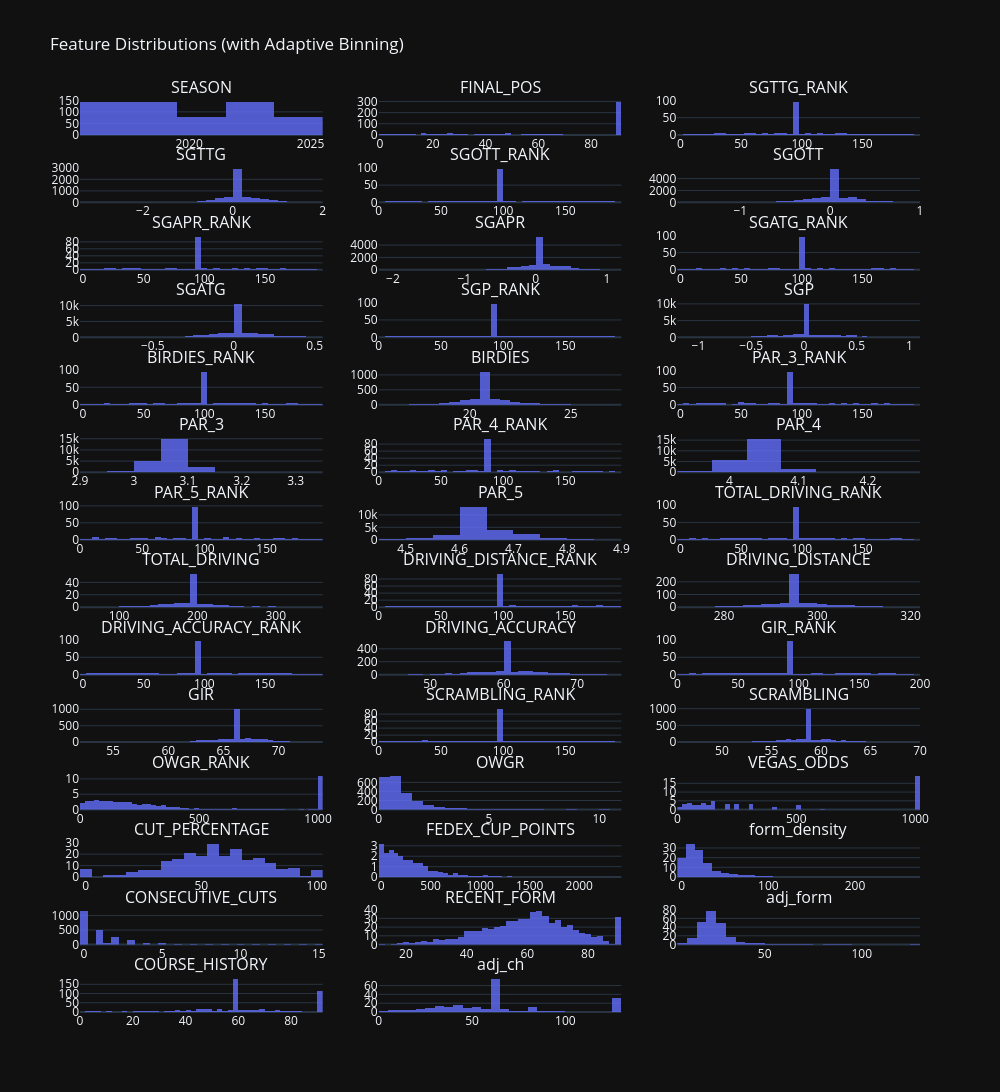

Notebook source saved alongside this figure:
### Markdown cell above
### Check Features for Outliers and General Health (Histograms)
Now that all the data is cleaned, let's look at the distribution graphs.

### Code cell
import plotly.express as px
import plotly.subplots as sp
import plotly.graph_objects as go
import pandas as pd
import numpy as np

# Select numeric columns with >1 unique value, excluding label
df_numeric = training_df.select_dtypes(include=np.number)
df_numeric = df_numeric.loc[:, df_numeric.nunique() > 1]
df_numeric = df_numeric.drop(columns=["TOP_20"], errors="ignore")

# Create subplots
n_cols = 3
n_rows = int(np.ceil(len(df_numeric.columns) / n_cols))
fig = sp.make_subplots(rows=n_rows, cols=n_cols, subplot_titles=df_numeric.columns)

# Add one histogram per feature with smart binning
for i, column in enumerate(df_numeric.columns):
    row = i // n_cols + 1
    col = i % n_cols + 1

    # Compute dynamic bin count
    col_range = df_numeric[column].max() - df_numeric[column].min()
    n_unique = df_numeric[column].nunique()
    nbins = min(50, max(5, int(n_unique / 2))) if col_range < 10 else 50  # tighter for short-range

    fig.add_trace(
        go.Histogram(
            x=df_numeric[column],
            nbinsx=nbins,
            histnorm="density",
            marker=dict(color="#636EFA"),
            opacity=0.8
        ),
        row=row,
        col=col
    )

# Style the figure
fig.update_layout(
    height=300 * n_rows,
    width=1000,
    title_text="Feature Distributions (with Adaptive Binning)",
    template="plotly_dark",
    showlegend=False
)

fig.show()

### Figure 1 — Plotly figure (JSON) as saved in the notebook; plotly's stock layout.template omitted (floating-point values rounded to 4 significant figures; data arrays with more than 128 entries replaced by an {"elided": "..."} marker saying what was removed)
{"data": [{"histnorm": "density", "marker": {"color": "#636EFA"}, "nbinsx": 5, "opacity": 0.8, "type": "histogram", "x": {"elided": "1172 int values"}, "xaxis": "x", "yaxis": "y"}, {"histnorm": "density", "marker": {"color": "#636EFA"}, "nbinsx": 50, "opacity": 0.8, "type": "histogram", "x": {"elided": "1172 int values"}, "xaxis": "x2", "yaxis": "y2"}, {"histnorm": "density", "marker": {"color": "#636EFA"}, "nbinsx": 50, "opacity": 0.8, "type": "histogram", "x": {"elided": "1172 float values"}, "xaxis": "x3", "yaxis": "y3"}, {"histnorm": "density", "marker": {"color": "#636EFA"}, "nbinsx": 50, "opacity": 0.8, "type": "histogram", "x": {"elided": "1172 float values"}, "xaxis": "x4", "yaxis": "y4"}, {"histnorm": "density", "marker": {"color": "#636EFA"}, "nbinsx": 50, "opacity": 0.8, "type": "histogram", "x": {"elided": "1172 float values"}, "xaxis": "x5", "yaxis": "y5"}, {"histnorm": "density", "marker": {"color": "#636EFA"}, "nbinsx": 50, "opacity": 0.8, "type": "histogram", "x": {"elided": "1172 float values"}, "xaxis": "x6", "yaxis": "y6"}, {"histnorm": "density", "marker": {"color": "#636EFA"}, "nbinsx": 50, "opacity": 0.8, "type": "histogram", "x": {"elided": "1172 float values"}, "xaxis": "x7", "yaxis": "y7"}, {"histnorm": "density", "marker": {"color": "#636EFA"}, "nbinsx": 50, "opacity": 0.8, "type": "histogram", "x": {"elided": "1172 float values"}, "xaxis": "x8", "yaxis": "y8"}, {"histnorm": "density", "marker": {"color": "#636EFA"}, "nbinsx": 50, "opacity": 0.8, "type": "histogram", "x": {"elided": "1172 float values"}, "xaxis": "x9", "yaxis": "y9"}, {"histnorm": "density", "marker": {"color": "#636EFA"}, "nbinsx": 50, "opacity": 0.8, "type": "histogram", "x": {"elided": "1172 float values"}, "xaxis": "x10", "yaxis": "y10"}, {"histnorm": "density", "marker": {"color": "#636EFA"}, "nbinsx": 50, "opacity": 0.8, "type": "histogram", "x": {"elided": "1172 float values"}, "xaxis": "x11", "yaxis": "y11"}, {"histnorm": "density", "marker": {"color": "#636EFA"}, "nbinsx": 50, "opacity": 0.8, "type": "histogram", "x": {"elided": "1172 float values"}, "xaxis": "x12", "yaxis": "y12"}, {"histnorm": "density", "marker": {"color": "#636EFA"}, "nbinsx": 50, "opacity": 0.8, "type": "histogram", "x": {"elided": "1172 float values"}, "xaxis": "x13", "yaxis": "y13"}, {"histnorm": "density", "marker": {"color": "#636EFA"}, "nbinsx": 50, "opacity": 0.8, "type": "histogram", "x": {"elided": "1172 float values"}, "xaxis": "x14", "yaxis": "y14"}, {"histnorm": "density", "marker": {"color": "#636EFA"}, "nbinsx": 50, "opacity": 0.8, "type": "histogram", "x": {"elided": "1172 float values"}, "xaxis": "x15", "yaxis": "y15"}, {"histnorm": "density", "marker": {"color": "#636EFA"}, "nbinsx": 15, "opacity": 0.8, "type": "histogram", "x": {"elided": "1172 float values"}, "xaxis": "x16", "yaxis": "y16"}, {"histnorm": "density", "marker": {"color": "#636EFA"}, "nbinsx": 50, "opacity": 0.8, "type": "histogram", "x": {"elided": "1172 float values"}, "xaxis": "x17", "yaxis": "y17"}, {"histnorm": "density", "marker": {"color": "#636EFA"}, "nbinsx": 13, "opacity": 0.8, "type": "histogram", "x": {"elided": "1172 float values"}, "xaxis": "x18", "yaxis": "y18"}, {"histnorm": "density", "marker": {"color": "#636EFA"}, "nbinsx": 50, "opacity": 0.8, "type": "histogram", "x": {"elided": "1172 float values"}, "xaxis": "x19", "yaxis": "y19"}, {"histnorm": "density", "marker": {"color": "#636EFA"}, "nbinsx": 19, "opacity": 0.8, "type": "histogram", "x": {"elided": "1172 float values"}, "xaxis": "x20", "yaxis": "y20"}, {"histnorm": "density", "marker": {"color": "#636EFA"}, "nbinsx": 50, "opacity": 0.8, "type": "histogram", "x": {"elided": "1172 float values"}, "xaxis": "x21", "yaxis": "y21"}, {"histnorm": "density", "marker": {"color": "#636EFA"}, "nbinsx": 50, "opacity": 0.8, "type": "histogram", "x": {"elided": "1172 float values"}, "xaxis": "x22", "yaxis": "y22"}, {"histnorm": "density", "marker": {"color": "#636EFA"}, "nbinsx": 50, "opacity": 0.8, "type": "histogram", "x": {"elided": "1172 float values"}, "xaxis": "x23", "yaxis": "y23"}, {"histnorm": "density", "marker": {"color": "#636EFA"}, "nbinsx": 50, "opacity": 0.8, "type": "histogram", "x": {"elided": "1172 float values"}, "xaxis": "x24", "yaxis": "y24"}, {"histnorm": "density", "marker": {"color": "#636EFA"}, "nbinsx": 50, "opacity": 0.8, "type": "histogram", "x": {"elided": "1172 float values"}, "xaxis": "x25", "yaxis": "y25"}, {"histnorm": "density", "marker": {"color": "#636EFA"}, "nbinsx": 50, "opacity": 0.8, "type": "histogram", "x": {"elided": "1172 float values"}, "xaxis": "x26", "yaxis": "y26"}, {"histnorm": "density", "marker": {"color": "#636EFA"}, "nbinsx": 50, "opacity": 0.8, "type": "histogram", "x": {"elided": "1172 float values"}, "xaxis": "x27", "yaxis": "y27"}, {"histnorm": "density", "marker": {"color": "#636EFA"}, "nbinsx": 50, "opacity": 0.8, "type": "histogram", "x": {"elided": "1172 float values"}, "xaxis": "x28", "yaxis": "y28"}, {"histnorm": "density", "marker": {"color": "#636EFA"}, "nbinsx": 50, "opacity": 0.8, "type": "histogram", "x": {"elided": "1172 float values"}, "xaxis": "x29", "yaxis": "y29"}, {"histnorm": "density", "marker": {"color": "#636EFA"}, "nbinsx": 50, "opacity": 0.8, "type": "histogram", "x": {"elided": "1172 float values"}, "xaxis": "x30", "yaxis": "y30"}, {"histnorm": "density", "marker": {"color": "#636EFA"}, "nbinsx": 50, "opacity": 0.8, "type": "histogram", "x": {"elided": "1172 float values"}, "xaxis": "x31", "yaxis": "y31"}, {"histnorm": "density", "marker": {"color": "#636EFA"}, "nbinsx": 50, "opacity": 0.8, "type": "histogram", "x": {"elided": "1172 float values"}, "xaxis": "x32", "yaxis": "y32"}, {"histnorm": "density", "marker": {"color": "#636EFA"}, "nbinsx": 50, "opacity": 0.8, "type": "histogram", "x": {"elided": "1172 float values"}, "xaxis": "x33", "yaxis": "y33"}, {"histnorm": "density", "marker": {"color": "#636EFA"}, "nbinsx": 50, "opacity": 0.8, "type": "histogram", "x": {"elided": "1172 float values"}, "xaxis": "x34", "yaxis": "y34"}, {"histnorm": "density", "marker": {"color": "#636EFA"}, "nbinsx": 50, "opacity": 0.8, "type": "histogram", "x": {"elided": "1172 float values"}, "xaxis": "x35", "yaxis": "y35"}, {"histnorm": "density", "marker": {"color": "#636EFA"}, "nbinsx": 50, "opacity": 0.8, "type": "histogram", "x": {"elided": "1172 float values"}, "xaxis": "x36", "yaxis": "y36"}, {"histnorm": "density", "marker": {"color": "#636EFA"}, "nbinsx": 50, "opacity": 0.8, "type": "histogram", "x": {"elided": "1172 float values"}, "xaxis": "x37", "yaxis": "y37"}, {"histnorm": "density", "marker": {"color": "#636EFA"}, "nbinsx": 50, "opacity": 0.8, "type": "histogram", "x": {"elided": "1172 float values"}, "xaxis": "x38", "yaxis": "y38"}, {"histnorm": "density", "marker": {"color": "#636EFA"}, "nbinsx": 50, "opacity": 0.8, "type": "histogram", "x": {"elided": "1172 float values"}, "xaxis": "x39", "yaxis": "y39"}, {"histnorm": "density", "marker": {"color": "#636EFA"}, "nbinsx": 50, "opacity": 0.8, "type": "histogram", "x": {"elided": "1172 float values"}, "xaxis": "x40", "yaxis": "y40"}, {"histnorm": "density", "marker": {"color": "#636EFA"}, "nbinsx": 50, "opacity": 0.8, "type": "histogram", "x": {"elided": "1172 float values"}, "xaxis": "x41", "yaxis": "y41"}], "layout": {"annotations": [{"font": {"size": 16}, "showarrow": false, "text": "SEASON", "x": 0.1444, "xanchor": "center", "xref": "paper", "y": 1, "yanchor": "bottom", "yref": "paper"}, {"font": {"size": 16}, "showarrow": false, "text": "FINAL_POS", "x": 0.5, "xanchor": "center", "xref": "paper", "y": 1, "yanchor": "bottom", "yref": "paper"}, {"font": {"size": 16}, "showarrow": false, "text": "SGTTG_RANK", "x": 0.8556, "xanchor": "center", "xref": "paper", "y": 1, "yanchor": "bottom", "yref": "paper"}, {"font": {"size": 16}, "showarrow": false, "text": "SGTTG", "x": 0.1444, "xanchor": "center", "xref": "paper", "y": 0.926, "yanchor": "bottom", "yref": "paper"}, {"font": {"size": 16}, "showarrow": false, "text": "SGOTT_RANK", "x": 0.5, "xanchor": "center", "xref": "paper", "y": 0.926, "yanchor": "bottom", "yref": "paper"}, {"font": {"size": 16}, "showarrow": false, "text": "SGOTT", "x": 0.8556, "xanchor": "center", "xref": "paper", "y": 0.926, "yanchor": "bottom", "yref": "paper"}, {"font": {"size": 16}, "showarrow": false, "text": "SGAPR_RANK", "x": 0.1444, "xanchor": "center", "xref": "paper", "y": 0.852, "yanchor": "bottom", "yref": "paper"}, {"font": {"size": 16}, "showarrow": false, "text": "SGAPR", "x": 0.5, "xanchor": "center", "xref": "paper", "y": 0.852, "yanchor": "bottom", "yref": "paper"}, {"font": {"size": 16}, "showarrow": false, "text": "SGATG_RANK", "x": 0.8556, "xanchor": "center", "xref": "paper", "y": 0.852, "yanchor": "bottom", "yref": "paper"}, {"font": {"size": 16}, "showarrow": false, "text": "SGATG", "x": 0.1444, "xanchor": "center", "xref": "paper", "y": 0.7781, "yanchor": "bottom", "yref": "paper"}, {"font": {"size": 16}, "showarrow": false, "text": "SGP_RANK", "x": 0.5, "xanchor": "center", "xref": "paper", "y": 0.7781, "yanchor": "bottom", "yref": "paper"}, {"font": {"size": 16}, "showarrow": false, "text": "SGP", "x": 0.8556, "xanchor": "center", "xref": "paper", "y": 0.7781, "yanchor": "bottom", "yref": "paper"}, {"font": {"size": 16}, "showarrow": false, "text": "BIRDIES_RANK", "x": 0.1444, "xanchor": "center", "xref": "paper", "y": 0.7041, "yanchor": "bottom", "yref": "paper"}, {"font": {"size": 16}, "showarrow": false, "text": "BIRDIES", "x": 0.5, "xanchor": "center", "xref": "paper", "y": 0.7041, "yanchor": "bottom", "yref": "paper"}, {"font": {"size": 16}, "showarrow": false, "text": "PAR_3_RANK", "x": 0.8556, "xanchor": "center", "xref": "paper", "y": 0.7041, "yanchor": "bottom", "yref": "paper"}, {"font": {"size": 16}, "showarrow": false, "text": "PAR_3", "x": 0.1444, "xanchor": "center", "xref": "paper", "y": 0.6301, "yanchor": "bottom", "yref": "paper"}, {"font": {"size": 16}, "showarrow": false, "text": "PAR_4_RANK", "x": 0.5, "xanchor": "center", "xref": "paper", "y": 0.6301, "yanchor": "bottom", "yref": "paper"}, {"font": {"size": 16}, "showarrow": false, "text": "PAR_4", "x": 0.8556, "xanchor": "center", "xref": "paper", "y": 0.6301, "yanchor": "bottom", "yref": "paper"}, {"font": {"size": 16}, "showarrow": false, "text": "PAR_5_RANK", "x": 0.1444, "xanchor": "center", "xref": "paper", "y": 0.5561, "yanchor": "bottom", "yref": "paper"}, {"font": {"size": 16}, "showarrow": false, "text": "PAR_5", "x": 0.5, "xanchor": "center", "xref": "paper", "y": 0.5561, "yanchor": "bottom", "yref": "paper"}, {"font": {"size": 16}, "showarrow": false, "text": "TOTAL_DRIVING_RANK", "x": 0.8556, "xanchor": "center", "xref": "paper", "y": 0.5561, "yanchor": "bottom", "yref": "paper"}, {"font": {"size": 16}, "showarrow": false, "text": "TOTAL_DRIVING", "x": 0.1444, "xanchor": "center", "xref": "paper", "y": 0.4821, "yanchor": "bottom", "yref": "paper"}, {"font": {"size": 16}, "showarrow": false, "text": "DRIVING_DISTANCE_RANK", "x": 0.5, "xanchor": "center", "xref": "paper", "y": 0.4821, "yanchor": "bottom", "yref": "paper"}, {"font": {"size": 16}, "showarrow": false, "text": "DRIVING_DISTANCE", "x": 0.8556, "xanchor": "center", "xref": "paper", "y": 0.4821, "yanchor": "bottom", "yref": "paper"}, {"font": {"size": 16}, "showarrow": false, "text": "DRIVING_ACCURACY_RANK", "x": 0.1444, "xanchor": "center", "xref": "paper", "y": 0.4082, "yanchor": "bottom", "yref": "paper"}, {"font": {"size": 16}, "showarrow": false, "text": "DRIVING_ACCURACY", "x": 0.5, "xanchor": "center", "xref": "paper", "y": 0.4082, "yanchor": "bottom", "yref": "paper"}, {"font": {"size": 16}, "showarrow": false, "text": "GIR_RANK", "x": 0.8556, "xanchor": "center", "xref": "paper", "y": 0.4082, "yanchor": "bottom", "yref": "paper"}, {"font": {"size": 16}, "showarrow": false, "text": "GIR", "x": 0.1444, "xanchor": "center", "xref": "paper", "y": 0.3342, "yanchor": "bottom", "yref": "paper"}, {"font": {"size": 16}, "showarrow": false, "text": "SCRAMBLING_RANK", "x": 0.5, "xanchor": "center", "xref": "paper", "y": 0.3342, "yanchor": "bottom", "yref": "paper"}, {"font": {"size": 16}, "showarrow": false, "text": "SCRAMBLING", "x": 0.8556, "xanchor": "center", "xref": "paper", "y": 0.3342, "yanchor": "bottom", "yref": "paper"}, {"font": {"size": 16}, "showarrow": false, "text": "OWGR_RANK", "x": 0.1444, "xanchor": "center", "xref": "paper", "y": 0.2602, "yanchor": "bottom", "yref": "paper"}, {"font": {"size": 16}, "showarrow": false, "text": "OWGR", "x": 0.5, "xanchor": "center", "xref": "paper", "y": 0.2602, "yanchor": "bottom", "yref": "paper"}, {"font": {"size": 16}, "showarrow": false, "text": "VEGAS_ODDS", "x": 0.8556, "xanchor": "center", "xref": "paper", "y": 0.2602, "yanchor": "bottom", "yref": "paper"}, {"font": {"size": 16}, "showarrow": false, "text": "CUT_PERCENTAGE", "x": 0.1444, "xanchor": "center", "xref": "paper", "y": 0.1862, "yanchor": "bottom", "yref": "paper"}, {"font": {"size": 16}, "showarrow": false, "text": "FEDEX_CUP_POINTS", "x": 0.5, "xanchor": "center", "xref": "paper", "y": 0.1862, "yanchor": "bottom", "yref": "paper"}, {"font": {"size": 16}, "showarrow": false, "text": "form_density", "x": 0.8556, "xanchor": "center", "xref": "paper", "y": 0.1862, "yanchor": "bottom", "yref": "paper"}, {"font": {"size": 16}, "showarrow": false, "text": "CONSECUTIVE_CUTS", "x": 0.1444, "xanchor": "center", "xref": "paper", "y": 0.1122, "yanchor": "bottom", "yref": "paper"}, {"font": {"size": 16}, "showarrow": false, "text": "RECENT_FORM", "x": 0.5, "xanchor": "center", "xref": "paper", "y": 0.1122, "yanchor": "bottom", "yref": "paper"}, {"font": {"size": 16}, "showarrow": false, "text": "adj_form", "x": 0.8556, "xanchor": "center", "xref": "paper", "y": 0.1122, "yanchor": "bottom", "yref": "paper"}, {"font": {"size": 16}, "showarrow": false, "text": "COURSE_HISTORY", "x": 0.1444, "xanchor": "center", "xref": "paper", "y": 0.03827, "yanchor": "bottom", "yref": "paper"}, {"font": {"size": 16}, "showarrow": false, "text": "adj_ch", "x": 0.5, "xanchor": "center", "xref": "paper", "y": 0.03827, "yanchor": "bottom", "yref": "paper"}], "height": 4200, "showlegend": false, "title": {"text": "Feature Distributions (with Adaptive Binning)"}, "width": 1000, "xaxis": {"anchor": "y", "domain": [0, 0.2889]}, "xaxis10": {"anchor": "y10", "domain": [0, 0.2889]}, "xaxis11": {"anchor": "y11", "domain": [0.3556, 0.6444]}, "xaxis12": {"anchor": "y12", "domain": [0.7111, 1]}, "xaxis13": {"anchor": "y13", "domain": [0, 0.2889]}, "xaxis14": {"anchor": "y14", "domain": [0.3556, 0.6444]}, "xaxis15": {"anchor": "y15", "domain": [0.7111, 1]}, "xaxis16": {"anchor": "y16", "domain": [0, 0.2889]}, "xaxis17": {"anchor": "y17", "domain": [0.3556, 0.6444]}, "xaxis18": {"anchor": "y18", "domain": [0.7111, 1]}, "xaxis19": {"anchor": "y19", "domain": [0, 0.2889]}, "xaxis2": {"anchor": "y2", "domain": [0.3556, 0.6444]}, "xaxis20": {"anchor": "y20", "domain": [0.3556, 0.6444]}, "xaxis21": {"anchor": "y21", "domain": [0.7111, 1]}, "xaxis22": {"anchor": "y22", "domain": [0, 0.2889]}, "xaxis23": {"anchor": "y23", "domain": [0.3556, 0.6444]}, "xaxis24": {"anchor": "y24", "domain": [0.7111, 1]}, "xaxis25": {"anchor": "y25", "domain": [0, 0.2889]}, "xaxis26": {"anchor": "y26", "domain": [0.3556, 0.6444]}, "xaxis27": {"anchor": "y27", "domain": [0.7111, 1]}, "xaxis28": {"anchor": "y28", "domain": [0, 0.2889]}, "xaxis29": {"anchor": "y29", "domain": [0.3556, 0.6444]}, "xaxis3": {"anchor": "y3", "domain": [0.7111, 1]}, "xaxis30": {"anchor": "y30", "domain": [0.7111, 1]}, "xaxis31": {"anchor": "y31", "domain": [0, 0.2889]}, "xaxis32": {"anchor": "y32", "domain": [0.3556, 0.6444]}, "xaxis33": {"anchor": "y33", "domain": [0.7111, 1]}, "xaxis34": {"anchor": "y34", "domain": [0, 0.2889]}, "xaxis35": {"anchor": "y35", "domain": [0.3556, 0.6444]}, "xaxis36": {"anchor": "y36", "domain": [0.7111, 1]}, "xaxis37": {"anchor": "y37", "domain": [0, 0.2889]}, "xaxis38": {"anchor": "y38", "domain": [0.3556, 0.6444]}, "xaxis39": {"anchor": "y39", "domain": [0.7111, 1]}, "xaxis4": {"anchor": "y4", "domain": [0, 0.2889]}, "xaxis40": {"anchor": "y40", "domain": [0, 0.2889]}, "xaxis41": {"anchor": "y41", "domain": [0.3556, 0.6444]}, "xaxis42": {"anchor": "y42", "domain": [0.7111, 1]}, "xaxis5": {"anchor": "y5", "domain": [0.3556, 0.6444]}, "xaxis6": {"anchor": "y6", "domain": [0.7111, 1]}, "xaxis7": {"anchor": "y7", "domain": [0, 0.2889]}, "xaxis8": {"anchor": "y8", "domain": [0.3556, 0.6444]}, "xaxis9": {"anchor": "y9", "domain": [0.7111, 1]}, "yaxis": {"anchor": "x", "domain": [0.9617, 1]}, "yaxis10": {"anchor": "x10", "domain": [0.7398, 0.7781]}, "yaxis11": {"anchor": "x11", "domain": [0.7398, 0.7781]}, "yaxis12": {"anchor": "x12", "domain": [0.7398, 0.7781]}, "yaxis13": {"anchor": "x13", "domain": [0.6658, 0.7041]}, "yaxis14": {"anchor": "x14", "domain": [0.6658, 0.7041]}, "yaxis15": {"anchor": "x15", "domain": [0.6658, 0.7041]}, "yaxis16": {"anchor": "x16", "domain": [0.5918, 0.6301]}, "yaxis17": {"anchor": "x17", "domain": [0.5918, 0.6301]}, "yaxis18": {"anchor": "x18", "domain": [0.5918, 0.6301]}, "yaxis19": {"anchor": "x19", "domain": [0.5179, 0.5561]}, "yaxis2": {"anchor": "x2", "domain": [0.9617, 1]}, "yaxis20": {"anchor": "x20", "domain": [0.5179, 0.5561]}, "yaxis21": {"anchor": "x21", "domain": [0.5179, 0.5561]}, "yaxis22": {"anchor": "x22", "domain": [0.4439, 0.4821]}, "yaxis23": {"anchor": "x23", "domain": [0.4439, 0.4821]}, "yaxis24": {"anchor": "x24", "domain": [0.4439, 0.4821]}, "yaxis25": {"anchor": "x25", "domain": [0.3699, 0.4082]}, "yaxis26": {"anchor": "x26", "domain": [0.3699, 0.4082]}, "yaxis27": {"anchor": "x27", "domain": [0.3699, 0.4082]}, "yaxis28": {"anchor": "x28", "domain": [0.2959, 0.3342]}, "yaxis29": {"anchor": "x29", "domain": [0.2959, 0.3342]}, "yaxis3": {"anchor": "x3", "domain": [0.9617, 1]}, "yaxis30": {"anchor": "x30", "domain": [0.2959, 0.3342]}, "yaxis31": {"anchor": "x31", "domain": [0.2219, 0.2602]}, "yaxis32": {"anchor": "x32", "domain": [0.2219, 0.2602]}, "yaxis33": {"anchor": "x33", "domain": [0.2219, 0.2602]}, "yaxis34": {"anchor": "x34", "domain": [0.148, 0.1862]}, "yaxis35": {"anchor": "x35", "domain": [0.148, 0.1862]}, "yaxis36": {"anchor": "x36", "domain": [0.148, 0.1862]}, "yaxis37": {"anchor": "x37", "domain": [0.07398, 0.1122]}, "yaxis38": {"anchor": "x38", "domain": [0.07398, 0.1122]}, "yaxis39": {"anchor": "x39", "domain": [0.07398, 0.1122]}, "yaxis4": {"anchor": "x4", "domain": [0.8878, 0.926]}, "yaxis40": {"anchor": "x40", "domain": [0, 0.03827]}, "yaxis41": {"anchor": "x41", "domain": [0, 0.03827]}, "yaxis42": {"anchor": "x42", "domain": [0, 0.03827]}, "yaxis5": {"anchor": "x5", "domain": [0.8878, 0.926]}, "yaxis6": {"anchor": "x6", "domain": [0.8878, 0.926]}, "yaxis7": {"anchor": "x7", "domain": [0.8138, 0.852]}, "yaxis8": {"anchor": "x8", "domain": [0.8138, 0.852]}, "yaxis9": {"anchor": "x9", "domain": [0.8138, 0.852]}}}
